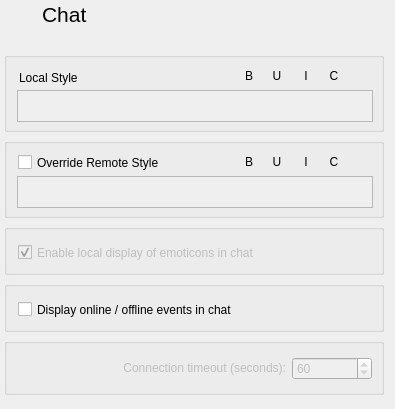
    <widget class="QWidget" name="chat_Page">
     <widget class="QWidget" name="layoutWidget_4">
      <property name="geometry">
       <rect>
        <x>4</x>
        <y>0</y>
        <width>83</width>
        <height>30</height>
       </rect>
      </property>
      <layout class="QGridLayout" name="Chat">
       <property name="horizontalSpacing">
        <number>3</number>
       </property>
       <item row="0" column="0" alignment="Qt::AlignLeft|Qt::AlignVCenter">
        <widget class="QLabel" name="label_33">
         <property name="sizePolicy">
          <sizepolicy hsizetype="MinimumExpanding" vsizetype="Preferred">
           <horstretch>0</horstretch>
           <verstretch>0</verstretch>
          </sizepolicy>
         </property>
         <property name="minimumSize">
          <size>
           <width>28</width>
           <height>28</height>
          </size>
         </property>
         <property name="maximumSize">
          <size>
           <width>28</width>
           <height>28</height>
          </size>
         </property>
         <property name="sizeIncrement">
          <size>
           <width>32</width>
           <height>32</height>
          </size>
         </property>
         <property name="baseSize">
          <size>
           <width>28</width>
           <height>28</height>
          </size>
         </property>
         <property name="text">
          <string/>
         </property>
         <property name="pixmap">
          <pixmap resource="resourcen.qrc">:/icons/newmail.svg</pixmap>
         </property>
         <property name="scaledContents">
          <bool>true</bool>
         </property>
        </widget>
       </item>
       <item row="0" column="1" alignment="Qt::AlignLeft">
        <widget class="QLabel" name="label_34">
         <property name="minimumSize">
          <size>
           <width>0</width>
           <height>28</height>
          </size>
         </property>
         <property name="maximumSize">
          <size>
           <width>16777215</width>
           <height>28</height>
          </size>
         </property>
         <property name="font">
          <font>
           <pointsize>16</pointsize>
           <weight>75</weight>
           <bold>true</bold>
          </font>
         </property>
         <property name="text">
          <string>&lt;!DOCTYPE HTML PUBLIC &quot;-//W3C//DTD HTML 4.0//EN&quot; &quot;http://www.w3.org/TR/REC-html40/strict.dtd&quot;&gt;
&lt;html&gt;&lt;head&gt;&lt;meta name=&quot;qrichtext&quot; content=&quot;1&quot; /&gt;&lt;style type=&quot;text/css&quot;&gt;
p, li { white-space: pre-wrap; }
&lt;/style&gt;&lt;/head&gt;&lt;body style=&quot; font-family:'Sans Serif'; font-size:9pt; font-weight:400; font-style:normal;&quot;&gt;
&lt;p style=&quot; margin-top:12px; margin-bottom:12px; margin-left:0px; margin-right:0px; -qt-block-indent:0; text-indent:0px; font-size:8pt;&quot;&gt;&lt;span style=&quot; font-size:16pt;&quot;&gt;Chat&lt;/span&gt;&lt;/p&gt;&lt;/body&gt;&lt;/html&gt;</string>
         </property>
        </widget>
       </item>
      </layout>
     </widget>
     <widget class="QFrame" name="frame_18">
      <property name="geometry">
       <rect>
        <x>2</x>
        <y>40</y>
        <width>384</width>
        <height>360</height>
       </rect>
      </property>
      <property name="minimumSize">
       <size>
        <width>384</width>
        <height>0</height>
       </size>
      </property>
      <property name="maximumSize">
       <size>
        <width>384</width>
        <height>16777215</height>
       </size>
      </property>
      <property name="frameShape">
       <enum>QFrame::NoFrame</enum>
      </property>
      <property name="frameShadow">
       <enum>QFrame::Plain</enum>
      </property>
      <widget class="QGroupBox" name="LocalStyle">
       <property name="geometry">
        <rect>
         <x>2</x>
         <y>12</y>
         <width>380</width>
         <height>80</height>
        </rect>
       </property>
       <property name="minimumSize">
        <size>
         <width>380</width>
         <height>0</height>
        </size>
       </property>
       <property name="maximumSize">
        <size>
         <width>380</width>
         <height>16777215</height>
        </size>
       </property>
       <property name="baseSize">
        <size>
         <width>0</width>
         <height>120</height>
        </size>
       </property>
       <property name="font">
        <font>
         <pointsize>9</pointsize>
         <weight>50</weight>
         <bold>false</bold>
        </font>
       </property>
       <property name="title">
        <string/>
       </property>
       <widget class="QTextEdit" name="txtShowCurrentChatStyle">
        <property name="enabled">
         <bool>false</bool>
        </property>
        <property name="geometry">
         <rect>
          <x>13</x>
          <y>38</y>
          <width>356</width>
          <height>32</height>
         </rect>
        </property>
        <property name="minimumSize">
         <size>
          <width>0</width>
          <height>32</height>
         </size>
        </property>
        <property name="maximumSize">
         <size>
          <width>368</width>
          <height>32</height>
         </size>
        </property>
        <property name="focusPolicy">
         <enum>Qt::NoFocus</enum>
        </property>
        <property name="contextMenuPolicy">
         <enum>Qt::NoContextMenu</enum>
        </property>
        <property name="acceptDrops">
         <bool>false</bool>
        </property>
       </widget>
       <widget class="QWidget" name="layoutWidget9">
        <property name="geometry">
         <rect>
          <x>236</x>
          <y>14</y>
          <width>132</width>
          <height>20</height>
         </rect>
        </property>
        <layout class="QGridLayout" name="gridLayout_27">
         <property name="horizontalSpacing">
          <number>10</number>
         </property>
         <item row="0" column="0" alignment="Qt::AlignHCenter">
          <widget class="QToolButton" name="cmdBoldChat">
           <property name="enabled">
            <bool>true</bool>
           </property>
           <property name="minimumSize">
            <size>
             <width>18</width>
             <height>18</height>
            </size>
           </property>
           <property name="maximumSize">
            <size>
             <width>18</width>
             <height>18</height>
            </size>
           </property>
           <property name="toolTip">
            <string>Bold</string>
           </property>
           <property name="text">
            <string>B</string>
           </property>
           <property name="icon">
            <iconset resource="resourcen.qrc">
             <normaloff>:/icons/bold.svg</normaloff>:/icons/bold.svg</iconset>
           </property>
           <property name="iconSize">
            <size>
             <width>22</width>
             <height>22</height>
            </size>
           </property>
           <property name="checkable">
            <bool>true</bool>
           </property>
           <property name="autoRaise">
            <bool>true</bool>
           </property>
          </widget>
         </item>
         <item row="0" column="1" alignment="Qt::AlignHCenter">
          <widget class="QToolButton" name="cmdUnderChat">
           <property name="enabled">
            <bool>true</bool>
           </property>
           <property name="minimumSize">
            <size>
             <width>18</width>
             <height>18</height>
            </size>
           </property>
           <property name="maximumSize">
            <size>
             <width>18</width>
             <height>18</height>
            </size>
           </property>
           <property name="toolTip">
            <string>Underline</string>
           </property>
           <property name="text">
            <string>U</string>
           </property>
           <property name="icon">
            <iconset resource="resourcen.qrc">
             <normaloff>:/icons/underline.svg</normaloff>:/icons/underline.svg</iconset>
           </property>
           <property name="iconSize">
            <size>
             <width>22</width>
             <height>22</height>
            </size>
           </property>
           <property name="checkable">
            <bool>true</bool>
           </property>
           <property name="autoRaise">
            <bool>true</bool>
           </property>
          </widget>
         </item>
         <item row="0" column="2" alignment="Qt::AlignHCenter">
          <widget class="QToolButton" name="cmdItalicChat">
           <property name="enabled">
            <bool>true</bool>
           </property>
           <property name="minimumSize">
            <size>
             <width>18</width>
             <height>18</height>
            </size>
           </property>
           <property name="maximumSize">
            <size>
             <width>18</width>
             <height>18</height>
            </size>
           </property>
           <property name="toolTip">
            <string>Italic</string>
           </property>
           <property name="text">
            <string>I</string>
           </property>
           <property name="icon">
            <iconset resource="resourcen.qrc">
             <normaloff>:/icons/italic.svg</normaloff>:/icons/italic.svg</iconset>
           </property>
           <property name="iconSize">
            <size>
             <width>22</width>
             <height>22</height>
            </size>
           </property>
           <property name="checkable">
            <bool>true</bool>
           </property>
           <property name="autoRaise">
            <bool>true</bool>
           </property>
          </widget>
         </item>
         <item row="0" column="3" alignment="Qt::AlignHCenter">
          <widget class="QToolButton" name="cmdColorChat">
           <property name="enabled">
            <bool>true</bool>
           </property>
           <property name="minimumSize">
            <size>
             <width>18</width>
             <height>18</height>
            </size>
           </property>
           <property name="maximumSize">
            <size>
             <width>18</width>
             <height>18</height>
            </size>
           </property>
           <property name="toolTip">
            <string>Color</string>
           </property>
           <property name="text">
            <string>C</string>
           </property>
           <property name="icon">
            <iconset resource="resourcen.qrc">
             <normaloff>:/icons/palette.svg</normaloff>:/icons/palette.svg</iconset>
           </property>
           <property name="iconSize">
            <size>
             <width>24</width>
             <height>24</height>
            </size>
           </property>
           <property name="autoRaise">
            <bool>true</bool>
           </property>
          </widget>
         </item>
         <item row="0" column="4" alignment="Qt::AlignHCenter">
          <widget class="QToolButton" name="cmdFontChat">
           <property name="enabled">
            <bool>true</bool>
           </property>
           <property name="minimumSize">
            <size>
             <width>18</width>
             <height>18</height>
            </size>
           </property>
           <property name="maximumSize">
            <size>
             <width>18</width>
             <height>18</height>
            </size>
           </property>
           <property name="toolTip">
            <string>Font</string>
           </property>
           <property name="text">
            <string/>
           </property>
           <property name="icon">
            <iconset resource="resourcen.qrc">
             <normaloff>:/icons/font.svg</normaloff>:/icons/font.svg</iconset>
           </property>
           <property name="iconSize">
            <size>
             <width>22</width>
             <height>22</height>
            </size>
           </property>
           <property name="autoRaise">
            <bool>true</bool>
           </property>
          </widget>
         </item>
        </layout>
       </widget>
       <widget class="QLabel" name="label_4">
        <property name="geometry">
         <rect>
          <x>15</x>
          <y>18</y>
          <width>65</width>
          <height>15</height>
         </rect>
        </property>
        <property name="text">
         <string>Local Style</string>
        </property>
       </widget>
      </widget>
      <widget class="QGroupBox" name="RemoteStyle">
       <property name="geometry">
        <rect>
         <x>2</x>
         <y>98</y>
         <width>380</width>
         <height>80</height>
        </rect>
       </property>
       <property name="minimumSize">
        <size>
         <width>380</width>
         <height>0</height>
        </size>
       </property>
       <property name="maximumSize">
        <size>
         <width>380</width>
         <height>16777215</height>
        </size>
       </property>
       <property name="baseSize">
        <size>
         <width>378</width>
         <height>120</height>
        </size>
       </property>
       <property name="font">
        <font>
         <pointsize>9</pointsize>
         <weight>50</weight>
         <bold>false</bold>
        </font>
       </property>
       <property name="title">
        <string/>
       </property>
       <widget class="QCheckBox" name="chatOverrideBox">
        <property name="geometry">
         <rect>
          <x>14</x>
          <y>14</y>
          <width>161</width>
          <height>21</height>
         </rect>
        </property>
        <property name="text">
         <string>Override Remote Style</string>
        </property>
       </widget>
       <widget class="QTextEdit" name="txtOverrideRemote">
        <property name="enabled">
         <bool>false</bool>
        </property>
        <property name="geometry">
         <rect>
          <x>13</x>
          <y>38</y>
          <width>356</width>
          <height>32</height>
         </rect>
        </property>
        <property name="minimumSize">
         <size>
          <width>0</width>
          <height>32</height>
         </size>
        </property>
        <property name="maximumSize">
         <size>
          <width>368</width>
          <height>32</height>
         </size>
        </property>
        <property name="focusPolicy">
         <enum>Qt::NoFocus</enum>
        </property>
        <property name="contextMenuPolicy">
         <enum>Qt::NoContextMenu</enum>
        </property>
        <property name="acceptDrops">
         <bool>false</bool>
        </property>
        <property name="autoFormatting">
         <set>QTextEdit::AutoNone</set>
        </property>
       </widget>
       <widget class="QWidget" name="layoutWidget10">
        <property name="geometry">
         <rect>
          <x>236</x>
          <y>14</y>
          <width>132</width>
          <height>20</height>
         </rect>
        </property>
        <layout class="QGridLayout" name="gridLayout_26">
         <property name="horizontalSpacing">
          <number>10</number>
         </property>
         <item row="0" column="0" alignment="Qt::AlignHCenter">
          <widget class="QToolButton" name="cmdOverwriteBoldChat">
           <property name="enabled">
            <bool>true</bool>
           </property>
           <property name="minimumSize">
            <size>
             <width>18</width>
             <height>18</height>
            </size>
           </property>
           <property name="maximumSize">
            <size>
             <width>18</width>
             <height>18</height>
            </size>
           </property>
           <property name="toolTip">
            <string>Bold</string>
           </property>
           <property name="text">
            <string>B</string>
           </property>
           <property name="icon">
            <iconset resource="resourcen.qrc">
             <normaloff>:/icons/bold.svg</normaloff>:/icons/bold.svg</iconset>
           </property>
           <property name="iconSize">
            <size>
             <width>22</width>
             <height>22</height>
            </size>
           </property>
           <property name="checkable">
            <bool>true</bool>
           </property>
           <property name="autoRaise">
            <bool>true</bool>
           </property>
          </widget>
         </item>
         <item row="0" column="1" alignment="Qt::AlignHCenter">
          <widget class="QToolButton" name="cmdOverwriteUnderChat">
           <property name="enabled">
            <bool>true</bool>
           </property>
           <property name="minimumSize">
            <size>
             <width>18</width>
             <height>18</height>
            </size>
           </property>
           <property name="maximumSize">
            <size>
             <width>18</width>
             <height>18</height>
            </size>
           </property>
           <property name="toolTip">
            <string>Underline</string>
           </property>
           <property name="text">
            <string>U</string>
           </property>
           <property name="icon">
            <iconset resource="resourcen.qrc">
             <normaloff>:/icons/underline.svg</normaloff>:/icons/underline.svg</iconset>
           </property>
           <property name="iconSize">
            <size>
             <width>22</width>
             <height>22</height>
            </size>
           </property>
           <property name="checkable">
            <bool>true</bool>
           </property>
           <property name="autoRaise">
            <bool>true</bool>
           </property>
          </widget>
         </item>
         <item row="0" column="2" alignment="Qt::AlignHCenter">
          <widget class="QToolButton" name="cmdOverwriteItalicChat">
           <property name="enabled">
            <bool>true</bool>
           </property>
           <property name="minimumSize">
            <size>
             <width>18</width>
             <height>18</height>
            </size>
           </property>
           <property name="maximumSize">
            <size>
             <width>18</width>
             <height>18</height>
            </size>
           </property>
           <property name="toolTip">
            <string>Italic</string>
           </property>
           <property name="text">
            <string>I</string>
           </property>
           <property name="icon">
            <iconset resource="resourcen.qrc">
             <normaloff>:/icons/italic.svg</normaloff>:/icons/italic.svg</iconset>
           </property>
           <property name="iconSize">
            <size>
             <width>22</width>
             <height>22</height>
            </size>
           </property>
           <property name="checkable">
            <bool>true</bool>
           </property>
           <property name="autoRaise">
            <bool>true</bool>
           </property>
          </widget>
         </item>
         <item row="0" column="3" alignment="Qt::AlignHCenter">
          <widget class="QToolButton" name="cmdOverwriteColorChat">
           <property name="enabled">
            <bool>true</bool>
           </property>
           <property name="minimumSize">
            <size>
             <width>18</width>
             <height>18</height>
            </size>
           </property>
           <property name="maximumSize">
            <size>
             <width>18</width>
             <height>18</height>
            </size>
           </property>
           <property name="toolTip">
            <string>Color</string>
           </property>
           <property name="text">
            <string>C</string>
           </property>
           <property name="icon">
            <iconset resource="resourcen.qrc">
             <normaloff>:/icons/palette.svg</normaloff>:/icons/palette.svg</iconset>
           </property>
           <property name="iconSize">
            <size>
             <width>24</width>
             <height>24</height>
            </size>
           </property>
           <property name="autoRaise">
            <bool>true</bool>
           </property>
          </widget>
         </item>
         <item row="0" column="4" alignment="Qt::AlignHCenter">
          <widget class="QToolButton" name="cmdOverwriteFontChat">
           <property name="enabled">
            <bool>true</bool>
           </property>
           <property name="minimumSize">
            <size>
             <width>18</width>
             <height>18</height>
            </size>
           </property>
           <property name="maximumSize">
            <size>
             <width>18</width>
             <height>18</height>
            </size>
           </property>
           <property name="toolTip">
            <string>Font</string>
           </property>
           <property name="text">
            <string/>
           </property>
           <property name="icon">
            <iconset resource="resourcen.qrc">
             <normaloff>:/icons/font.svg</normaloff>:/icons/font.svg</iconset>
           </property>
           <property name="iconSize">
            <size>
             <width>22</width>
             <height>22</height>
            </size>
           </property>
           <property name="autoRaise">
            <bool>true</bool>
           </property>
          </widget>
         </item>
        </layout>
       </widget>
      </widget>
      <widget class="QGroupBox" name="UserEvents">
       <property name="geometry">
        <rect>
         <x>2</x>
         <y>241</y>
         <width>380</width>
         <height>51</height>
        </rect>
       </property>
       <property name="maximumSize">
        <size>
         <width>380</width>
         <height>68</height>
        </size>
       </property>
       <property name="title">
        <string/>
       </property>
       <widget class="QCheckBox" name="checkboxUserEvents">
        <property name="geometry">
         <rect>
          <x>14</x>
          <y>18</y>
          <width>358</width>
          <height>21</height>
         </rect>
        </property>
        <property name="font">
         <font>
          <pointsize>9</pointsize>
          <weight>50</weight>
          <bold>false</bold>
         </font>
        </property>
        <property name="text">
         <string>Display online / offline events in chat</string>
        </property>
       </widget>
      </widget>
      <widget class="QGroupBox" name="Emoticons">
       <property name="geometry">
        <rect>
         <x>2</x>
         <y>184</y>
         <width>380</width>
         <height>51</height>
        </rect>
       </property>
       <property name="title">
        <string/>
       </property>
       <widget class="QCheckBox" name="checkBoxEmoticons">
        <property name="enabled">
         <bool>false</bool>
        </property>
        <property name="geometry">
         <rect>
          <x>14</x>
          <y>18</y>
          <width>271</width>
          <height>21</height>
         </rect>
        </property>
        <property name="text">
         <string>Enable local display of emoticons in chat</string>
        </property>
        <property name="checked">
         <bool>true</bool>
        </property>
       </widget>
      </widget>
      <widget class="QGroupBox" name="groupBox">
       <property name="enabled">
        <bool>false</bool>
       </property>
       <property name="geometry">
        <rect>
         <x>2</x>
         <y>298</y>
         <width>380</width>
         <height>57</height>
        </rect>
       </property>
       <property name="title">
        <string/>
       </property>
       <widget class="QWidget" name="layoutWidget11">
        <property name="geometry">
         <rect>
          <x>12</x>
          <y>18</y>
          <width>358</width>
          <height>26</height>
         </rect>
        </property>
        <layout class="QGridLayout" name="gridLayout_4">
         <item row="0" column="0" alignment="Qt::AlignRight">
          <widget class="QLabel" name="label_6">
           <property name="enabled">
            <bool>false</bool>
           </property>
           <property name="minimumSize">
            <size>
             <width>270</width>
             <height>16</height>
            </size>
           </property>
           <property name="maximumSize">
            <size>
             <width>270</width>
             <height>16</height>
            </size>
           </property>
           <property name="text">
            <string>Connection timeout (seconds):</string>
           </property>
           <property name="alignment">
            <set>Qt::AlignRight|Qt::AlignTrailing|Qt::AlignVCenter</set>
           </property>
          </widget>
         </item>
         <item row="0" column="1" alignment="Qt::AlignLeft">
          <widget class="QSpinBox" name="spinBox_maxACK">
           <property name="enabled">
            <bool>false</bool>
           </property>
           <property name="minimumSize">
            <size>
             <width>80</width>
             <height>0</height>
            </size>
           </property>
           <property name="maximumSize">
            <size>
             <width>80</width>
             <height>24</height>
            </size>
           </property>
           <property name="minimum">
            <number>0</number>
           </property>
           <property name="maximum">
            <number>180</number>
           </property>
           <property name="value">
            <number>60</number>
           </property>
          </widget>
         </item>
        </layout>
       </widget>
      </widget>
     </widget>
    </widget>
